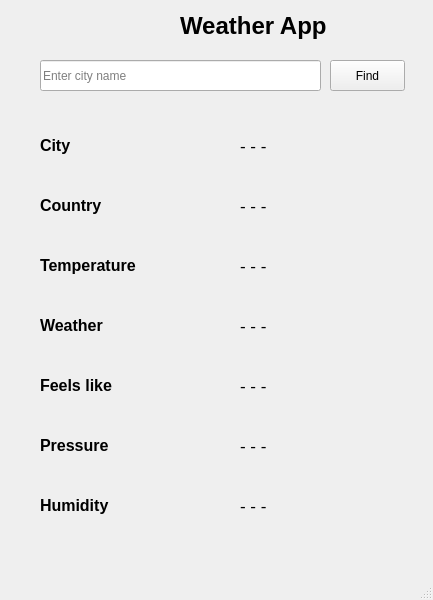
<?xml version="1.0" encoding="UTF-8"?>
<ui version="4.0">
 <class>MainWindow</class>
 <widget class="QMainWindow" name="MainWindow">
  <property name="geometry">
   <rect>
    <x>0</x>
    <y>0</y>
    <width>433</width>
    <height>600</height>
   </rect>
  </property>
  <property name="windowTitle">
   <string>Weather App</string>
  </property>
  <widget class="QWidget" name="centralwidget">
   <widget class="QLineEdit" name="lineEdit">
    <property name="geometry">
     <rect>
      <x>40</x>
      <y>60</y>
      <width>281</width>
      <height>31</height>
     </rect>
    </property>
    <property name="inputMask">
     <string/>
    </property>
    <property name="placeholderText">
     <string>Enter city name</string>
    </property>
   </widget>
   <widget class="QLabel" name="label">
    <property name="geometry">
     <rect>
      <x>180</x>
      <y>10</y>
      <width>151</width>
      <height>31</height>
     </rect>
    </property>
    <property name="font">
     <font>
      <pointsize>18</pointsize>
      <bold>true</bold>
     </font>
    </property>
    <property name="text">
     <string>Weather App</string>
    </property>
   </widget>
   <widget class="QPushButton" name="pushButton">
    <property name="geometry">
     <rect>
      <x>330</x>
      <y>60</y>
      <width>75</width>
      <height>31</height>
     </rect>
    </property>
    <property name="text">
     <string>Find</string>
    </property>
   </widget>
   <widget class="QLabel" name="label_2">
    <property name="geometry">
     <rect>
      <x>40</x>
      <y>130</y>
      <width>49</width>
      <height>31</height>
     </rect>
    </property>
    <property name="font">
     <font>
      <pointsize>12</pointsize>
      <bold>true</bold>
     </font>
    </property>
    <property name="text">
     <string>City</string>
    </property>
   </widget>
   <widget class="QLabel" name="label_3">
    <property name="geometry">
     <rect>
      <x>40</x>
      <y>190</y>
      <width>81</width>
      <height>31</height>
     </rect>
    </property>
    <property name="font">
     <font>
      <pointsize>12</pointsize>
      <bold>true</bold>
     </font>
    </property>
    <property name="text">
     <string>Country</string>
    </property>
   </widget>
   <widget class="QLabel" name="label_4">
    <property name="geometry">
     <rect>
      <x>40</x>
      <y>250</y>
      <width>101</width>
      <height>31</height>
     </rect>
    </property>
    <property name="font">
     <font>
      <pointsize>12</pointsize>
      <bold>true</bold>
     </font>
    </property>
    <property name="text">
     <string>Temperature</string>
    </property>
   </widget>
   <widget class="QLabel" name="label_5">
    <property name="geometry">
     <rect>
      <x>40</x>
      <y>370</y>
      <width>81</width>
      <height>31</height>
     </rect>
    </property>
    <property name="font">
     <font>
      <pointsize>12</pointsize>
      <bold>true</bold>
     </font>
    </property>
    <property name="text">
     <string>Feels like</string>
    </property>
   </widget>
   <widget class="QLabel" name="label_6">
    <property name="geometry">
     <rect>
      <x>40</x>
      <y>430</y>
      <width>81</width>
      <height>31</height>
     </rect>
    </property>
    <property name="font">
     <font>
      <pointsize>12</pointsize>
      <bold>true</bold>
     </font>
    </property>
    <property name="text">
     <string>Pressure</string>
    </property>
   </widget>
   <widget class="QLabel" name="label_7">
    <property name="geometry">
     <rect>
      <x>40</x>
      <y>490</y>
      <width>81</width>
      <height>31</height>
     </rect>
    </property>
    <property name="font">
     <font>
      <pointsize>12</pointsize>
      <bold>true</bold>
     </font>
    </property>
    <property name="text">
     <string>Humidity</string>
    </property>
   </widget>
   <widget class="QLabel" name="label_8">
    <property name="geometry">
     <rect>
      <x>40</x>
      <y>310</y>
      <width>81</width>
      <height>31</height>
     </rect>
    </property>
    <property name="font">
     <font>
      <pointsize>12</pointsize>
      <bold>true</bold>
     </font>
    </property>
    <property name="text">
     <string>Weather</string>
    </property>
   </widget>
   <widget class="QLabel" name="city">
    <property name="geometry">
     <rect>
      <x>240</x>
      <y>130</y>
      <width>171</width>
      <height>31</height>
     </rect>
    </property>
    <property name="font">
     <font>
      <pointsize>13</pointsize>
     </font>
    </property>
    <property name="text">
     <string>- - -</string>
    </property>
   </widget>
   <widget class="QLabel" name="country">
    <property name="geometry">
     <rect>
      <x>240</x>
      <y>190</y>
      <width>171</width>
      <height>31</height>
     </rect>
    </property>
    <property name="font">
     <font>
      <pointsize>13</pointsize>
     </font>
    </property>
    <property name="text">
     <string>- - -</string>
    </property>
   </widget>
   <widget class="QLabel" name="temperature">
    <property name="geometry">
     <rect>
      <x>240</x>
      <y>250</y>
      <width>171</width>
      <height>31</height>
     </rect>
    </property>
    <property name="font">
     <font>
      <pointsize>13</pointsize>
     </font>
    </property>
    <property name="text">
     <string>- - -</string>
    </property>
   </widget>
   <widget class="QLabel" name="pressure">
    <property name="geometry">
     <rect>
      <x>240</x>
      <y>430</y>
      <width>171</width>
      <height>31</height>
     </rect>
    </property>
    <property name="font">
     <font>
      <pointsize>13</pointsize>
     </font>
    </property>
    <property name="text">
     <string>- - -</string>
    </property>
   </widget>
   <widget class="QLabel" name="feelsLike">
    <property name="geometry">
     <rect>
      <x>240</x>
      <y>370</y>
      <width>171</width>
      <height>31</height>
     </rect>
    </property>
    <property name="font">
     <font>
      <pointsize>13</pointsize>
     </font>
    </property>
    <property name="text">
     <string>- - -</string>
    </property>
   </widget>
   <widget class="QLabel" name="weather">
    <property name="geometry">
     <rect>
      <x>240</x>
      <y>310</y>
      <width>171</width>
      <height>31</height>
     </rect>
    </property>
    <property name="font">
     <font>
      <pointsize>13</pointsize>
     </font>
    </property>
    <property name="text">
     <string>- - -</string>
    </property>
   </widget>
   <widget class="QLabel" name="humidity">
    <property name="geometry">
     <rect>
      <x>240</x>
      <y>490</y>
      <width>171</width>
      <height>31</height>
     </rect>
    </property>
    <property name="font">
     <font>
      <pointsize>13</pointsize>
     </font>
    </property>
    <property name="text">
     <string>- - -</string>
    </property>
   </widget>
  </widget>
  <widget class="QMenuBar" name="menubar">
   <property name="geometry">
    <rect>
     <x>0</x>
     <y>0</y>
     <width>433</width>
     <height>22</height>
    </rect>
   </property>
  </widget>
  <widget class="QStatusBar" name="statusbar"/>
 </widget>
 <resources/>
 <connections/>
</ui>
